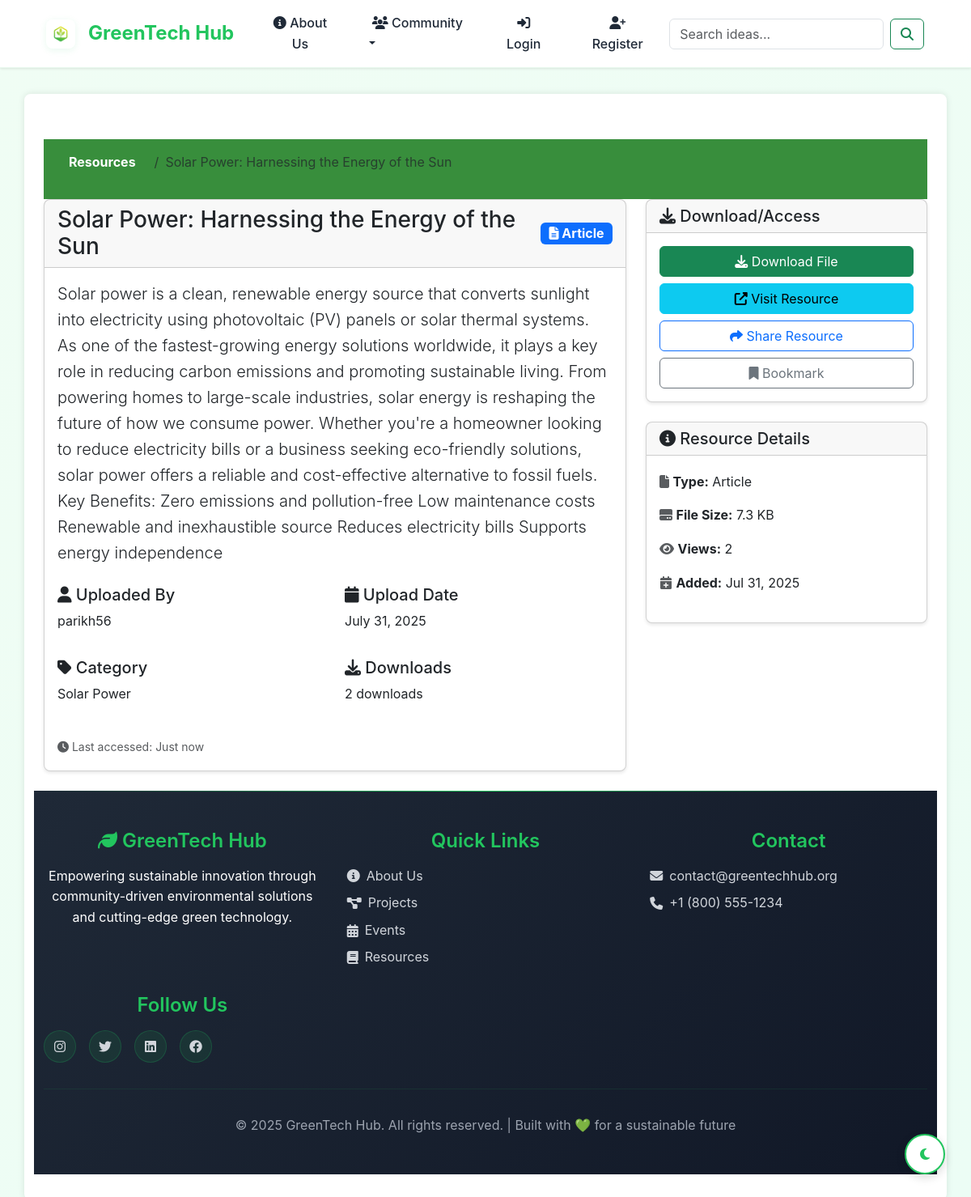
Screenshot of /resources/1/ with the database file from the repository.
### green_app/models.py (models this page shows, shortened)
class Resource(models.Model):
    RESOURCE_TYPE_CHOICES = [
        ('article', 'Article'),
        ('video', 'Video'),
        ('document', 'Document'),
        ('tool', 'Tool'),
        ('dataset', 'Dataset'),
    ]
    title = models.CharField(max_length=200)
    description = models.TextField()
    resource_type = models.CharField(max_length=20, choices=RESOURCE_TYPE_CHOICES)
    url = models.URLField()
    uploaded_by = models.ForeignKey(User, on_delete=models.CASCADE)
    category = models.ForeignKey(Category, on_delete=models.SET_NULL, null=True)
    file = models.FileField(upload_to='resources/', blank=True, null=True)
    download_count = models.IntegerField(default=0)
    created_at = models.DateTimeField(auto_now_add=True)

class Category(models.Model):
    name = models.CharField(max_length=100)
    description = models.TextField()
    created_at = models.DateTimeField(auto_now_add=True)

### green_app/views.py (the view)
# urls.py: path('resources/<int:pk>/', views.ResourceDetailView.as_view(), name='resource_detail'),
class ResourceDetailView(DetailView):
    model = Resource
    template_name = 'green_app/resource_detail.html'
    def get_context_data(self, **kwargs):
        context = super().get_context_data(**kwargs)
        resource = self.get_object()
        resource.download_count += 1
        resource.save()
        return context

### templates/green_app/resource_detail.html (shortened to what this page needs)
{% extends 'green_app/base.html' %}
{% block content %}
<div class="container mt-4">
    <nav aria-label="breadcrumb">
        <ol class="breadcrumb">
            <li class="breadcrumb-item"><a href="{% url 'resource_list' %}">Resources</a></li>
            <li class="breadcrumb-item active">{{ resource.title }}</li>
        </ol>
    </nav>
    <div class="row">
        <div class="col-lg-8">
            <div class="card mb-4">
                <div class="card-header">
                    <div class="d-flex justify-content-between align-items-center">
                        <h1 class="h3 mb-0">{{ resource.title }}</h1>
                        <span class="badge bg-{% if resource.resource_type == 'article' %}primary{% elif resource.resource_type == 'video' %}danger{% elif resource.resource_type == 'document' %}success{% elif resource.resource_type == 'tool' %}warning{% else %}info{% endif %} fs-6">
                            <i class="fas fa-{% if resource.resource_type == 'article' %}file-alt{% elif resource.resource_type == 'video' %}video{% elif resource.resource_type == 'document' %}file-pdf{% elif resource.resource_type == 'tool' %}tools{% else %}database{% endif %}"></i>
                            {{ resource.get_resource_type_display }}
                        </span>
                    </div>
                </div>
                <div class="card-body">
                    <p class="lead">{{ resource.description }}</p>
                    <div class="row mt-4">
                        <div class="col-md-6">
                            <h5><i class="fas fa-user"></i> Uploaded By</h5>
                            <p>{{ resource.uploaded_by.username }}</p>
                        </div>
                        <div class="col-md-6">
                            <h5><i class="fas fa-calendar"></i> Upload Date</h5>
                            <p>{{ resource.created_at|date:"F d, Y" }}</p>
                        </div>
                    </div>
                    {% if resource.category %}
                    <div class="row mt-3">
                        <div class="col-md-6">
                            <h5><i class="fas fa-tag"></i> Category</h5>
                            <p>{{ resource.category.name }}</p>
                        </div>
                        <div class="col-md-6">
                            <h5><i class="fas fa-download"></i> Downloads</h5>
                            <p>{{ resource.download_count }} downloads</p>
                        </div>
                    </div>
                    {% endif %}
                    <div class="mt-4">
                        <small class="text-muted">
                            <i class="fas fa-clock"></i> Last accessed: Just now
                        </small>
                    </div>
                </div>
            </div>
        </div>
        <div class="col-lg-4">
            <div class="card mb-4">
                <div class="card-header">
                    <h5 class="mb-0"><i class="fas fa-download"></i> Download/Access</h5>
                </div>
                <div class="card-body">
                    <div class="d-grid gap-2">
                        {% if resource.file %}
                            <a href="{{ resource.file.url }}" class="btn btn-success" download>
                                <i class="fas fa-download"></i> Download File
                            </a>
                        {% endif %}
                        {% if resource.url %}
                            <a href="{{ resource.url }}" target="_blank" class="btn btn-info">
                                <i class="fas fa-external-link-alt"></i> Visit Resource
                            </a>
                        {% endif %}
                        <a href="#" class="btn btn-outline-primary">
                            <i class="fas fa-share"></i> Share Resource
                        </a>
                        <a href="#" class="btn btn-outline-secondary">
                            <i class="fas fa-bookmark"></i> Bookmark
                        </a>
                    </div>
                </div>
            </div>
            <div class="card">
                <div class="card-header">
                    <h5 class="mb-0"><i class="fas fa-info-circle"></i> Resource Details</h5>
                </div>
                <div class="card-body">
                    <ul class="list-unstyled">
                        <li class="mb-2">
                            <i class="fas fa-file text-muted"></i>
                            <strong>Type:</strong> {{ resource.get_resource_type_display }}
                        </li>
                        {% if resource.file %}
                        <li class="mb-2">
                            <i class="fas fa-hdd text-muted"></i>
                            <strong>File Size:</strong> {{ resource.file.size|filesizeformat }}
                        </li>
                        {% endif %}
                        <li class="mb-2">
                            <i class="fas fa-eye text-muted"></i>
                            <strong>Views:</strong> {{ resource.download_count }}
                        </li>
                        <li class="mb-2">
                            <i class="fas fa-calendar-plus text-muted"></i>
                            <strong>Added:</strong> {{ resource.created_at|date:"M d, Y" }}
                        </li>
                    </ul>
                </div>
            </div>
        </div>
    </div>
</div>
{% endblock %}

### static/green_app/style.css (style rules this page uses)
body { font-family: 'Segoe UI', Tahoma, Geneva, Verdana, sans-serif; margin: 0; padding: 0; background-color: #f4f6f8; color: #333; }
nav { background-color: #388e3c; padding: 1rem; text-align: center; }
nav a { color: white; margin: 0 15px; text-decoration: none; font-weight: bold; }
h1, h2, h3 { color: #2e7d32; }
.card { border-radius: 0.5rem; }

### templates/green_app/base.html (style rules this page uses)
:root { --primary-green: #22c55e; --dark-green: #15803d; --light-green: #dcfce7; --accent-green: #10b981; --text-dark: #1f2937; --text-light: #6b7280; --card-shadow: 0 4px 6px -1px rgb(0 0 0 / 0.1), 0 2px 4px -2px rgb(0 0 0 / 0.1); --card-hover-shadow: 0 20px 25px -5px rgb(0 0 0 / 0.1), 0 10px 10px -5px rgb(0 0 0 / 0.04); }
* { margin: 0; padding: 0; box-sizing: border-box; }
body { background: linear-gradient(135deg, #f0fdf4 0%, #ecfdf5 100%); font-family: 'Inter', -apple-system, BlinkMacSystemFont, sans-serif; line-height: 1.6; color: var(--text-dark); display: flex; flex-direction: column; min-height: 100vh; }

### templates/green_app/resource_detail.html (style rules this page uses)
.badge { font-size: 0.875rem; }
.card { box-shadow: 0 2px 4px rgba(0,0,0,0.1); }
.list-unstyled li { padding: 0.25rem 0; }

### rows the page displays
Resource: title "Solar Power: Harnessing the Energy of the Sun", resource_type "Article", description "Solar power is a clean, renewable energy source that converts sunlight into electricity using photovoltaic (PV) panels or solar thermal systems. As one of the fastest-growing energy solutions worldwide, it plays a key role in reducing carbon emissions and promoting sustainable living. From powering homes to large-scale industries, solar energy is reshaping the future of how we consume power. Whether you're a homeowner looking to reduce electricity bills or a business seeking eco-friendly solutions, solar power offers a reliable and cost-effective alternative to fossil fuels. Key Benefits: Zero emissions and pollution-free Low maintenance costs Renewable and inexhaustible source Reduces…", uploaded_by.username "parikh56", created_at "July 31, 2025", category.name "Solar Power", download_count "2", file.size|filesizeformat "7.3 KB", created_at "Jul 31, 2025"
